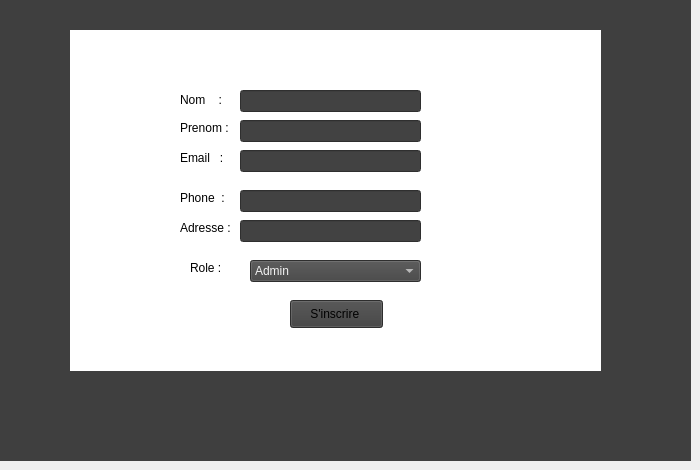
      <widget class="QWidget" name="tab_8">
       <attribute name="title">
        <string>Inscription</string>
       </attribute>
       <widget class="QLabel" name="label_30">
        <property name="geometry">
         <rect>
          <x>0</x>
          <y>0</y>
          <width>691</width>
          <height>461</height>
         </rect>
        </property>
        <property name="styleSheet">
         <string notr="true">background-color:rgb(63, 63, 63)</string>
        </property>
        <property name="text">
         <string/>
        </property>
       </widget>
       <widget class="QLabel" name="label_36">
        <property name="geometry">
         <rect>
          <x>180</x>
          <y>120</y>
          <width>56</width>
          <height>16</height>
         </rect>
        </property>
        <property name="text">
         <string>Prenom :</string>
        </property>
       </widget>
       <widget class="QLabel" name="label_37">
        <property name="geometry">
         <rect>
          <x>180</x>
          <y>90</y>
          <width>61</width>
          <height>20</height>
         </rect>
        </property>
        <property name="styleSheet">
         <string notr="true"/>
        </property>
        <property name="text">
         <string>Nom    :</string>
        </property>
       </widget>
       <widget class="QLabel" name="label_38">
        <property name="geometry">
         <rect>
          <x>180</x>
          <y>150</y>
          <width>56</width>
          <height>16</height>
         </rect>
        </property>
        <property name="text">
         <string>Email   :</string>
        </property>
       </widget>
       <widget class="QLabel" name="label_39">
        <property name="geometry">
         <rect>
          <x>180</x>
          <y>190</y>
          <width>61</width>
          <height>16</height>
         </rect>
        </property>
        <property name="text">
         <string>Phone  :</string>
        </property>
       </widget>
       <widget class="QComboBox" name="comboBox_2">
        <property name="geometry">
         <rect>
          <x>250</x>
          <y>260</y>
          <width>171</width>
          <height>22</height>
         </rect>
        </property>
        <property name="styleSheet">
         <string notr="true">background-color: rgb(66, 66, 66);
color: rgb(243, 243, 243);</string>
        </property>
        <item>
         <property name="text">
          <string>Admin</string>
         </property>
        </item>
        <item>
         <property name="text">
          <string>Ingenieure son</string>
         </property>
        </item>
        <item>
         <property name="text">
          <string>Animateur</string>
         </property>
        </item>
       </widget>
       <widget class="QLabel" name="label_40">
        <property name="geometry">
         <rect>
          <x>190</x>
          <y>260</y>
          <width>56</width>
          <height>16</height>
         </rect>
        </property>
        <property name="text">
         <string>Role :</string>
        </property>
       </widget>
       <widget class="QLabel" name="label_41">
        <property name="geometry">
         <rect>
          <x>180</x>
          <y>220</y>
          <width>56</width>
          <height>16</height>
         </rect>
        </property>
        <property name="text">
         <string>Adresse :</string>
        </property>
       </widget>
       <widget class="QLabel" name="label_31">
        <property name="geometry">
         <rect>
          <x>70</x>
          <y>30</y>
          <width>531</width>
          <height>341</height>
         </rect>
        </property>
        <property name="styleSheet">
         <string notr="true">background-color: rgb(255, 255, 255);</string>
        </property>
        <property name="text">
         <string/>
        </property>
       </widget>
       <widget class="QLineEdit" name="lineEdit_7">
        <property name="geometry">
         <rect>
          <x>240</x>
          <y>90</y>
          <width>181</width>
          <height>22</height>
         </rect>
        </property>
        <property name="styleSheet">
         <string notr="true">background-color: rgb(66, 66, 66);</string>
        </property>
       </widget>
       <widget class="QLineEdit" name="lineEdit_8">
        <property name="geometry">
         <rect>
          <x>240</x>
          <y>120</y>
          <width>181</width>
          <height>22</height>
         </rect>
        </property>
        <property name="styleSheet">
         <string notr="true">background-color: rgb(66, 66, 66);</string>
        </property>
       </widget>
       <widget class="QLineEdit" name="lineEdit_9">
        <property name="geometry">
         <rect>
          <x>240</x>
          <y>150</y>
          <width>181</width>
          <height>22</height>
         </rect>
        </property>
        <property name="styleSheet">
         <string notr="true">background-color: rgb(66, 66, 66);</string>
        </property>
       </widget>
       <widget class="QLineEdit" name="lineEdit_10">
        <property name="geometry">
         <rect>
          <x>240</x>
          <y>190</y>
          <width>181</width>
          <height>22</height>
         </rect>
        </property>
        <property name="styleSheet">
         <string notr="true">background-color: rgb(66, 66, 66);</string>
        </property>
       </widget>
       <widget class="QLineEdit" name="lineEdit_11">
        <property name="geometry">
         <rect>
          <x>240</x>
          <y>220</y>
          <width>181</width>
          <height>22</height>
         </rect>
        </property>
        <property name="styleSheet">
         <string notr="true">background-color: rgb(66, 66, 66);</string>
        </property>
       </widget>
       <widget class="QLabel" name="label_42">
        <property name="geometry">
         <rect>
          <x>70</x>
          <y>40</y>
          <width>61</width>
          <height>21</height>
         </rect>
        </property>
        <property name="styleSheet">
         <string notr="true">image: url(:/flchfinalll/flch final.png);</string>
        </property>
        <property name="text">
         <string/>
        </property>
       </widget>
       <widget class="QPushButton" name="pushButton_14">
        <property name="geometry">
         <rect>
          <x>290</x>
          <y>300</y>
          <width>93</width>
          <height>28</height>
         </rect>
        </property>
        <property name="styleSheet">
         <string notr="true">background-color: rgb(63, 63, 63);</string>
        </property>
        <property name="text">
         <string>S'inscrire </string>
        </property>
       </widget>
       <zorder>label_30</zorder>
       <zorder>label_31</zorder>
       <zorder>label_39</zorder>
       <zorder>label_40</zorder>
       <zorder>label_41</zorder>
       <zorder>comboBox_2</zorder>
       <zorder>label_38</zorder>
       <zorder>label_36</zorder>
       <zorder>label_37</zorder>
       <zorder>lineEdit_7</zorder>
       <zorder>lineEdit_8</zorder>
       <zorder>lineEdit_9</zorder>
       <zorder>lineEdit_10</zorder>
       <zorder>lineEdit_11</zorder>
       <zorder>label_42</zorder>
       <zorder>pushButton_14</zorder>
      </widget>
